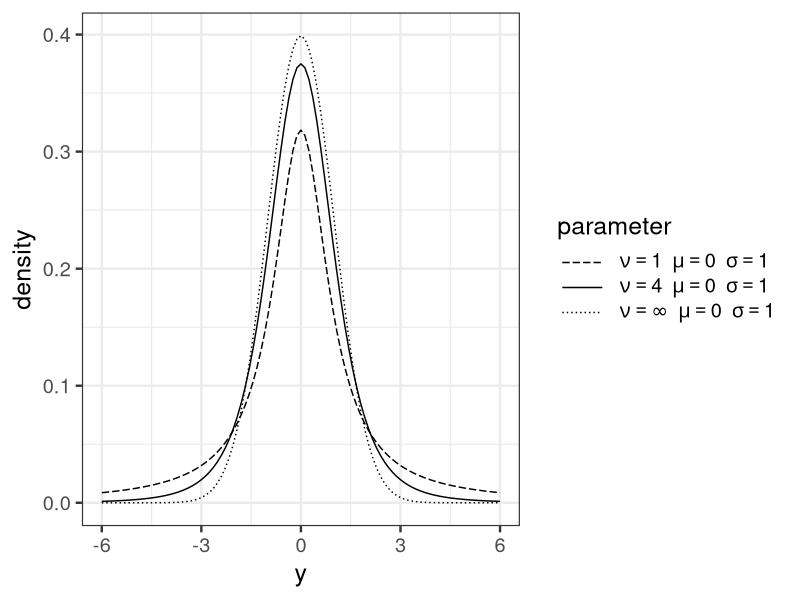

Recreate this plot in R.
library(ggplot2)

d_para <- data.frame(nu=c(1, 4), mu=c(0, 0), sigma=c(1, 1), gr=letters[1:2])
my_labs <- parse(text=c(
	sprintf('nu=="%d"~~mu=="%.0f"~~sigma=="%.0f"', d_para$nu, d_para$mu, d_para$sigma),
	'nu==infinity~~mu==0~~sigma==1')
)

p <- ggplot(data.frame(X=c(-6, 6)), aes(x=X)) +
  theme_bw(base_size=18) +
  theme(legend.key.width=grid::unit(2.5,'line')) +
  mapply(
    function(nu, co) stat_function(fun=dt, args=list(df=nu), aes_q(linetype=co)),
    d_para$nu, d_para$gr
  ) +
  stat_function(fun=dnorm, args=list(mean=0, sd=1), aes_q(linetype='C')) +
  scale_linetype_manual('parameter', values=c('52', 'solid', '12'), labels=my_labs) +
  labs(x='y', y='density') +
  scale_x_continuous(limit=c(-6, 6))
ggsave(file='output/fig6-15.png', plot=p, dpi=300, w=6.5, h=3)

# lapply(c(1,2,3,4,6,8), function(x) pt(1, df=x) - pt(-1, df=x) )
# pnorm(1) - pnorm(-1)
# lapply(c(1,2,3,4,6,8), function(x) 1 - pt(3, df=x) )
# 1 - pnorm(3)
# lapply(c(1,2,3,4,6,8), function(x) 1 - pt(10, df=x) )
# 1 - pnorm(10)
